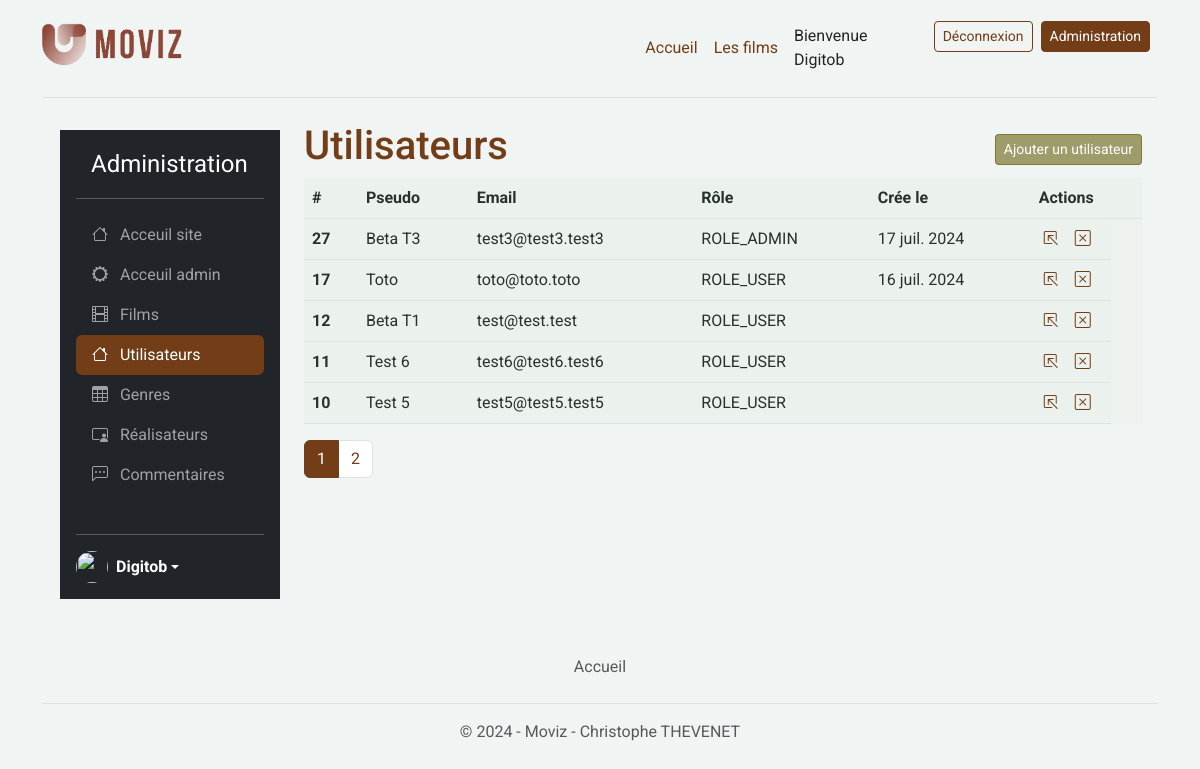
/index.php?controller=admin&action=users (signed in), run on the app's committed database.
### tables this page shows
CREATE TABLE `user` (
  `id` int(11) NOT NULL,
  `email` varchar(180) NOT NULL,
  `password` varchar(255) NOT NULL,
  `nickname` varchar(255) NOT NULL,
  `roles` varchar(255) NOT NULL,
  `created_at` datetime DEFAULT NULL
);

### index.php (called while the page is built, shortened)
<?php
$controller = new Controller();
$controller->route();

### App/Security/Security.php (called while the page is built, shortened)
<?php
class Security
{
    public static function navigateTo(string $controller, string $action): string
    {
        return 'index.php?controller=' . $controller . '&action=' . $action;
    }
}

### App/Db/Mysql.php (called while the page is built, shortened)
<?php
class Mysql
{
    private $db_name;
    private $db_user;
    private $db_password;
    private $db_port;
    private $db_host;
    private $pdo = null;
    private static $_instance = null;
    private function __construct()
    {
        if (_DB_PORT_ !== null) {
            $this->db_port = _DB_PORT_;
        }
        if  (_DB_HOST_ !== null) {
            $this->db_host = _DB_HOST_;
        }
    }
    public static function getInstance():self
    {
        if (is_null(self::$_instance)) {
            self::$_instance = new Mysql();
        }
        return self::$_instance;
    }
    public function getPDO():\PDO
    {
        if (is_null($this->pdo)) {
            $this->pdo = new \PDO('mysql:dbname=' . $this->db_name . ';charset=utf8;host=' . $this->db_host.':'.$this->db_port, $this->db_user, $this->db_password);
        }
        return $this->pdo;
    }
}

### App/Repository/Repository.php (called while the page is built, shortened)
<?php
class Repository
{
    public function __construct()
    {
        $mysql = Mysql::getInstance();
        $this->pdo = $mysql->getPDO();
    }
}

### App/Repository/UserRepository.php (called while the page is built, shortened)
<?php
class UserRepository extends Repository
{
    public function findAll(int $limit = null, int $page = null): array|bool
    {
        $sql = "SELECT * FROM user ORDER BY user.id DESC";
        if ($limit && $page) {
            $sql .= " LIMIT :offest, :limit";
        }
        $query = $this->pdo->prepare($sql);
        if ($limit) {
            $query->bindValue(":limit", $limit, PDO::PARAM_INT);
        }
        if ($page) {
            $offset = ($page - 1) * $limit;
            $query->bindValue(":offest", $offset, PDO::PARAM_INT);
        }
        $query->execute();
        $users = $query->fetchAll($this->pdo::FETCH_ASSOC);
        $usersArray = [];
        if ($users) {
            foreach ($users as $user) {
                $usersArray[] = User::createAndHydrate($user);
            }
            return $usersArray;
        } else {
            return false;
        }
    }
    public function getTotalUser(): int|bool
    {
        $query = $this->pdo->prepare("SELECT COUNT(*) as total FROM user");
        $query->execute();
        $result = $query->fetch(PDO::FETCH_ASSOC);
        return $result['total'];
    }
}

### App/Entity/Entity.php (called while the page is built, shortened)
<?php
class Entity
{
    public static function createAndHydrate(array $data): static
    {
        $entity = new static();
        $entity->hydrate($data);
        return $entity;
    }
    public function hydrate(array $data)
    {
        if (count($data) > 0) {
            foreach ($data as $key => $value) {
                $methodName = 'set' . StringTools::toPascalCase($key);
            }
        }
    }
}

### App/Tools/StringTools.php (called while the page is built, shortened)
<?php
class StringTools
{
    public static function toCamelCase(string $value, $pascalCase = false): string
    {
        $value = ucwords(str_replace(array('-', '_'), ' ', $value));
        $value = str_replace(' ', '', $value);
        if ($pascalCase === false) {
            return lcfirst($value);
        } else {
            return $value;
        }
    }
    public static function toPascalCase(string $value): string
    {
        return self::toCamelCase($value, true);
    }
}

### App/Entity/User.php (called while the page is built, shortened)
<?php
class User extends Entity
{
    protected ?int $id = null;
    protected ?string $email = '';
    protected ?string $nickname = '';
    protected ?string $roles = '';
    protected ?string $createdAt = null;
    public function getId(): ?int
    {
        return $this->id;
    }
    public function setId(?int $id): self
    {
        $this->id = $id;
        return $this;
    }
    public function getEmail(): ?string
    {
        return $this->email;
    }
    public function setEmail(?string $email): self
    {
        $this->email = $email;
        return $this;
    }
    public function setPassword(?string $password): self
    {
        return $this;
    }
    public function getNickname()
    {
        return $this->nickname;
    }
    public function setNickname($nickname): self
    {
        $this->nickname = $nickname;
        return $this;
    }
    public function getRoles(): ?string
    {
        return $this->roles;
    }
    public function setRoles(?string $roles): self
    {
        $this->roles = $roles;
        return $this;
    }
    public function getCreatedAt(): ?string
    {
        return $this->createdAt;
    }
    public function setCreatedAt(?string $createdAt):self
    {
        $this->createdAt = $createdAt;
        return $this;
    }
}

### App/Tools/DateFrench.php (called while the page is built, shortened)
<?php
class DateFrench
{
    public static function  formatDateInFrench($date)
    {
        $dateTimestamp = strtotime($date);
        $formatter = new IntlDateFormatter('fr_FR', IntlDateFormatter::MEDIUM, IntlDateFormatter::NONE);
        return $formatter->format($dateTimestamp);
    }
}

### templates/admin/users-list.php (the view, shortened to what this page needs)
<?php
require_once dirname(__DIR__) . "/header.php";
if (isset($_GET["pages"])) {
    $pages = (int)$_GET["pages"];
} else {
    $pages = 1;
}
$userRepository = new UserRepository();
$totalUsers = $userRepository->getTotalUser();
$totalPages = ceil($totalUsers / _ADMIN_ITEM_PER_PAGE_);
?>
<section class="w-100 mx-3">
    <div class="admin-title-button">
        <h1>Utilisateurs</h1>
        <a href="<?= Security::navigateTo('admin', 'user') ?>">
            <button type="button" class="btn btn-secondary btn-sm">Ajouter un utilisateur</button>
        </a>
    </div>
    <table class="table">
        <thead>
            <tr>
                <th scope="col">#</th>
                <th scope="col">Pseudo</th>
                <th scope="col">Email</th>
                <th scope="col">Rôle</th>
                <th scope="col">Crée le</th>
                <th scope="col">Actions</th>
            </tr>
        </thead>
        <tbody>
            <?php foreach ($users as $user) {
                $userCreatedAt = $user->getCreatedAt();
                $userCreatedAtFormated = DateFrench::formatDateInFrench($userCreatedAt);
                 ?>
                <tr>
                    <th scope="row"><?= $user->getId() ?></th>
                    <td><?= $user->getNickname() ?></td>
                    <td><?= $user->getEmail() ?></td>
                    <td><?= $user->getRoles() ?></td>
                    <td><?= $userCreatedAtFormated ?></td>
                    <td class="logo-article">
                        <a href="<?= Security::navigateTo('admin', 'user') ?><?= $user->getId() ? '&id=' . $user->getId() : '' ?>" class="nav-link" aria-current="page">
                            <i class="bi bi-box-arrow-in-up-left me-2"></i>
                        </a>
                        <a href="<?= Security::navigateTo('admin', 'user-delete') ?><?= $user->getId() ? '&id=' . $user->getId() : '' ?>" class="nav-link" aria-current="page" onclick="return confirm('Êtes-vous sûr de vouloir supprimer cet article ?')">
                            <i class=" bi bi-x-square me-2"></i>
                        </a>
                    </td>
                </tr>
            <?php } ?>
        </tbody>
    </table>
    <?php if ($totalPages > 1) { ?>
        <nav aria-label="Page navigation example">
            <ul class="pagination">
                <?php for ($i = 1; $i <= $totalPages; $i++) { ?>
                    <li class="page-item <?= ($i === $pages) ? "active" : '' ?>">
                        <a class="page-link" href="?controller=admin&action=users&pages=<?= $i; ?>"><?= $i ?></a>
                    </li>
                <?php } ?>
            </ul>
        </nav>
    <?php } ?>
</section>
<?php
require_once dirname(__DIR__) . "/footer.php";
?>

### assets/css/custom.css (style rules this page uses)
* { margin: 0; padding: 0; font-family: 'Roboto', sans-serif; }
body { min-height: 100vh; background-color: rgba(230, 237, 235, 0.564); display: flex; justify-content: flex-start; flex-direction: column; align-items: center; }
.admin-title-button { display: flex; justify-content: space-between; align-items: center; }
section { height: auto; }

### data on the page
user: id "27", nickname "Beta T3", email "test3@test3.test3", roles "ROLE_ADMIN", created_at "17 juil. 2024"
user: id "17", nickname "Toto", email "toto@toto.toto", roles "ROLE_USER", created_at "16 juil. 2024"
user: id "12", nickname "Beta T1", email "test@test.test", roles "ROLE_USER"
user: id "11", nickname "Test 6", email "test6@test6.test6", roles "ROLE_USER"
user: id "10", nickname "Test 5", email "test5@test5.test5", roles "ROLE_USER"

### other printed values
$userNickname "Digitob"
